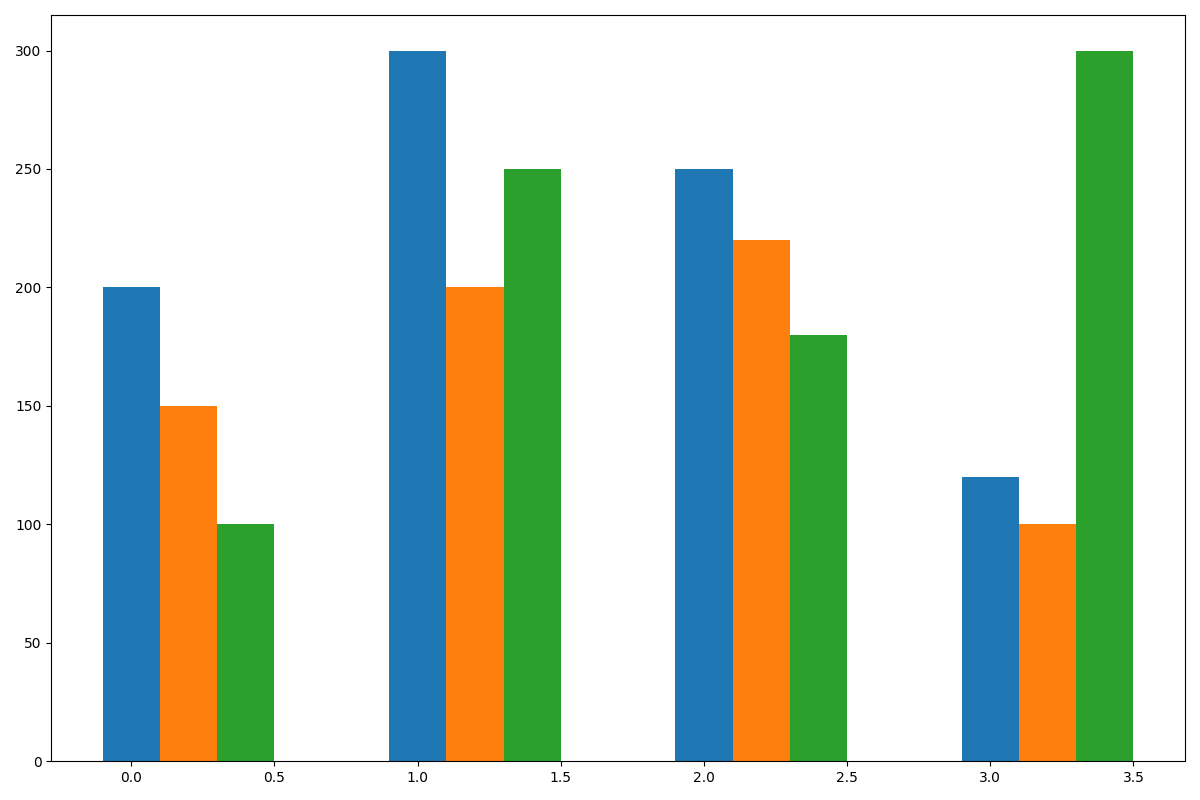

The script that drew this image:
import matplotlib.pyplot as plt
import numpy as np

continents = ['Europe', 'Asia', 'North America', 'South America']
sources = ['Solar', 'Wind', 'Hydro']

energy_data = np.array([
    [200, 150, 100],
    [300, 200, 250],
    [250, 220, 180],
    [120, 100, 300]
])

fig, ax = plt.subplots(figsize=(12, 8))

bar_width = 0.2
x_indices = np.arange(len(continents))

for i in range(len(sources)):
    ax.bar(x_indices + i * bar_width, energy_data[:, i], bar_width)

plt.tight_layout()
plt.show()
